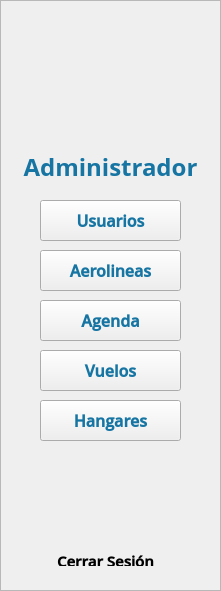
    <widget class="QFrame" name="Frameizq_menu">
     <property name="geometry">
      <rect>
       <x>10</x>
       <y>10</y>
       <width>221</width>
       <height>591</height>
      </rect>
     </property>
     <property name="styleSheet">
      <string notr="true">border-color: qlineargradient(spread:pad, x1:0, y1:0, x2:1, y2:0, stop:0 rgba(0, 0, 0, 255), stop:1 rgba(255, 255, 255, 255));</string>
     </property>
     <property name="frameShape">
      <enum>QFrame::StyledPanel</enum>
     </property>
     <property name="frameShadow">
      <enum>QFrame::Raised</enum>
     </property>
     <widget class="QLabel" name="label_tipousuario_6">
      <property name="geometry">
       <rect>
        <x>20</x>
        <y>150</y>
        <width>181</width>
        <height>31</height>
       </rect>
      </property>
      <property name="font">
       <font>
        <family>Open Sans</family>
       </font>
      </property>
      <property name="text">
       <string>&lt;html&gt;&lt;head/&gt;&lt;body&gt;&lt;p align=&quot;center&quot;&gt;&lt;span style=&quot; font-size:18pt; font-weight:600; color:#1675a3;&quot;&gt;Administrador&lt;/span&gt;&lt;/p&gt;&lt;/body&gt;&lt;/html&gt;</string>
      </property>
      <property name="textFormat">
       <enum>Qt::RichText</enum>
      </property>
     </widget>
     <widget class="QPushButton" name="bt_usuarios_6">
      <property name="geometry">
       <rect>
        <x>40</x>
        <y>200</y>
        <width>141</width>
        <height>41</height>
       </rect>
      </property>
      <property name="font">
       <font>
        <family>Open Sans Semibold</family>
        <pointsize>12</pointsize>
        <weight>75</weight>
        <bold>true</bold>
       </font>
      </property>
      <property name="cursor">
       <cursorShape>PointingHandCursor</cursorShape>
      </property>
      <property name="styleSheet">
       <string notr="true">color: rgb(22, 117, 163)</string>
      </property>
      <property name="text">
       <string>Usuarios</string>
      </property>
      <property name="autoRepeatDelay">
       <number>309</number>
      </property>
      <property name="autoDefault">
       <bool>false</bool>
      </property>
      <property name="default">
       <bool>false</bool>
      </property>
      <property name="flat">
       <bool>false</bool>
      </property>
     </widget>
     <widget class="QPushButton" name="bt_Vuelos_6">
      <property name="geometry">
       <rect>
        <x>40</x>
        <y>350</y>
        <width>141</width>
        <height>41</height>
       </rect>
      </property>
      <property name="font">
       <font>
        <family>Open Sans Semibold</family>
        <pointsize>12</pointsize>
        <weight>75</weight>
        <bold>true</bold>
       </font>
      </property>
      <property name="cursor">
       <cursorShape>PointingHandCursor</cursorShape>
      </property>
      <property name="styleSheet">
       <string notr="true">color:rgb(22, 117, 163)</string>
      </property>
      <property name="text">
       <string>Vuelos</string>
      </property>
      <property name="autoRepeatDelay">
       <number>309</number>
      </property>
      <property name="autoDefault">
       <bool>false</bool>
      </property>
      <property name="default">
       <bool>false</bool>
      </property>
      <property name="flat">
       <bool>false</bool>
      </property>
     </widget>
     <widget class="QPushButton" name="bt_Aerolineas_6">
      <property name="geometry">
       <rect>
        <x>40</x>
        <y>250</y>
        <width>141</width>
        <height>41</height>
       </rect>
      </property>
      <property name="font">
       <font>
        <family>Open Sans Semibold</family>
        <pointsize>12</pointsize>
        <weight>75</weight>
        <bold>true</bold>
       </font>
      </property>
      <property name="cursor">
       <cursorShape>PointingHandCursor</cursorShape>
      </property>
      <property name="styleSheet">
       <string notr="true">color: rgb(22, 117, 163);</string>
      </property>
      <property name="text">
       <string>Aerolineas</string>
      </property>
      <property name="autoRepeatDelay">
       <number>309</number>
      </property>
      <property name="autoDefault">
       <bool>false</bool>
      </property>
      <property name="default">
       <bool>false</bool>
      </property>
      <property name="flat">
       <bool>false</bool>
      </property>
     </widget>
     <widget class="QPushButton" name="bt_Hangares_6">
      <property name="geometry">
       <rect>
        <x>40</x>
        <y>400</y>
        <width>141</width>
        <height>41</height>
       </rect>
      </property>
      <property name="font">
       <font>
        <family>Open Sans Semibold</family>
        <pointsize>12</pointsize>
        <weight>75</weight>
        <bold>true</bold>
       </font>
      </property>
      <property name="cursor">
       <cursorShape>PointingHandCursor</cursorShape>
      </property>
      <property name="styleSheet">
       <string notr="true">color:rgb(22, 117, 163)
</string>
      </property>
      <property name="text">
       <string>Hangares</string>
      </property>
      <property name="autoRepeatDelay">
       <number>309</number>
      </property>
      <property name="autoDefault">
       <bool>false</bool>
      </property>
      <property name="default">
       <bool>false</bool>
      </property>
      <property name="flat">
       <bool>false</bool>
      </property>
     </widget>
     <widget class="QPushButton" name="bt_CerrarSesion_6">
      <property name="geometry">
       <rect>
        <x>70</x>
        <y>470</y>
        <width>71</width>
        <height>81</height>
       </rect>
      </property>
      <property name="font">
       <font>
        <family>HoloLens MDL2 Assets</family>
        <pointsize>16</pointsize>
       </font>
      </property>
      <property name="cursor">
       <cursorShape>PointingHandCursor</cursorShape>
      </property>
      <property name="acceptDrops">
       <bool>false</bool>
      </property>
      <property name="toolTip">
       <string/>
      </property>
      <property name="styleSheet">
       <string notr="true">QPushButton:hover
{
	border-style: solid;
   	background-color:#bbdefb;

}

QPushButton:pressed
{
	background-color:#0069c0;
}</string>
      </property>
      <property name="text">
       <string/>
      </property>
      <property name="icon">
       <iconset>
        <normaloff>../Ventanas/Icons/cerrar_sesion.png</normaloff>../Ventanas/Icons/cerrar_sesion.png</iconset>
      </property>
      <property name="iconSize">
       <size>
        <width>80</width>
        <height>80</height>
       </size>
      </property>
      <property name="checkable">
       <bool>false</bool>
      </property>
      <property name="autoRepeat">
       <bool>false</bool>
      </property>
      <property name="autoExclusive">
       <bool>false</bool>
      </property>
      <property name="autoRepeatDelay">
       <number>309</number>
      </property>
      <property name="autoDefault">
       <bool>false</bool>
      </property>
      <property name="default">
       <bool>false</bool>
      </property>
      <property name="flat">
       <bool>true</bool>
      </property>
     </widget>
     <widget class="QLabel" name="label_cerrarsesion_114">
      <property name="geometry">
       <rect>
        <x>50</x>
        <y>550</y>
        <width>111</width>
        <height>16</height>
       </rect>
      </property>
      <property name="font">
       <font>
        <family>Open Sans Semibold</family>
        <pointsize>12</pointsize>
        <weight>75</weight>
        <bold>true</bold>
       </font>
      </property>
      <property name="text">
       <string>&lt;html&gt;&lt;head/&gt;&lt;body&gt;&lt;p align=&quot;center&quot;&gt;&lt;span style=&quot; font-size:11pt; font-weight:600; color:#000000;&quot;&gt;Cerrar Sesión&lt;/span&gt;&lt;/p&gt;&lt;/body&gt;&lt;/html&gt;</string>
      </property>
     </widget>
     <widget class="QPushButton" name="bt_user_6">
      <property name="geometry">
       <rect>
        <x>40</x>
        <y>20</y>
        <width>141</width>
        <height>121</height>
       </rect>
      </property>
      <property name="text">
       <string/>
      </property>
      <property name="icon">
       <iconset>
        <normaloff>../Ventanas/Icons/persona_.png</normaloff>../Ventanas/Icons/persona_.png</iconset>
      </property>
      <property name="iconSize">
       <size>
        <width>131</width>
        <height>121</height>
       </size>
      </property>
      <property name="flat">
       <bool>true</bool>
      </property>
     </widget>
     <widget class="QPushButton" name="bt_agendaMain_6">
      <property name="geometry">
       <rect>
        <x>40</x>
        <y>300</y>
        <width>141</width>
        <height>41</height>
       </rect>
      </property>
      <property name="font">
       <font>
        <family>Open Sans Semibold</family>
        <pointsize>12</pointsize>
        <weight>75</weight>
        <bold>true</bold>
       </font>
      </property>
      <property name="cursor">
       <cursorShape>PointingHandCursor</cursorShape>
      </property>
      <property name="styleSheet">
       <string notr="true">color:rgb(22, 117, 163)</string>
      </property>
      <property name="text">
       <string>Agenda</string>
      </property>
      <property name="autoRepeatDelay">
       <number>309</number>
      </property>
      <property name="autoDefault">
       <bool>false</bool>
      </property>
      <property name="default">
       <bool>false</bool>
      </property>
      <property name="flat">
       <bool>false</bool>
      </property>
     </widget>
    </widget>
